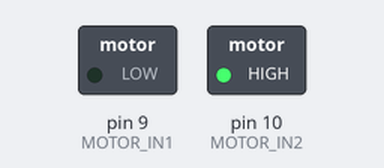
The sketch below on a simulated Arduino Uno, built with avr-gcc and run on an emulated ATmega328P. Parts: switched loads named in the sketch (green lamp = pin HIGH). What the sketch prints to the serial monitor is not drawn.

Above: at 0.1 s.
Timing chart, 0 to 1.6 s (numbered marks = the images above):
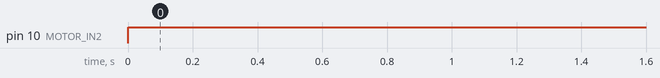

The sketch:

backwards.ino
```cpp
#define MOTOR_IN1 9
#define MOTOR_IN2 10

void setup() {
  Serial.begin(9600);

  Serial.println("DRV8871 test");

  pinMode(MOTOR_IN1, OUTPUT);
  pinMode(MOTOR_IN2, OUTPUT);
}

void loop() {

  digitalWrite(MOTOR_IN1, 0);   //backwards
  digitalWrite(MOTOR_IN2, 1);   //backwards


}
```

Measured:
- by itself, pin 10 (MOTOR_IN2): LOW → HIGH at 0.00 s
